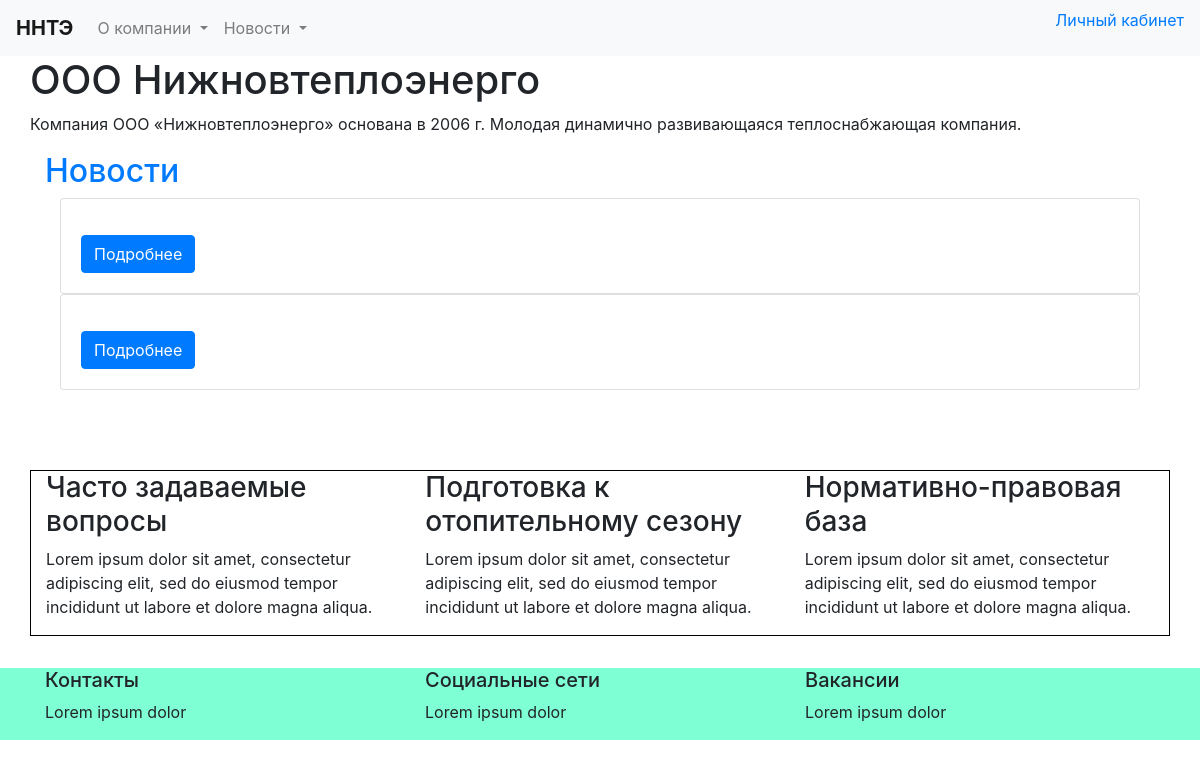
The app's page /, older data.
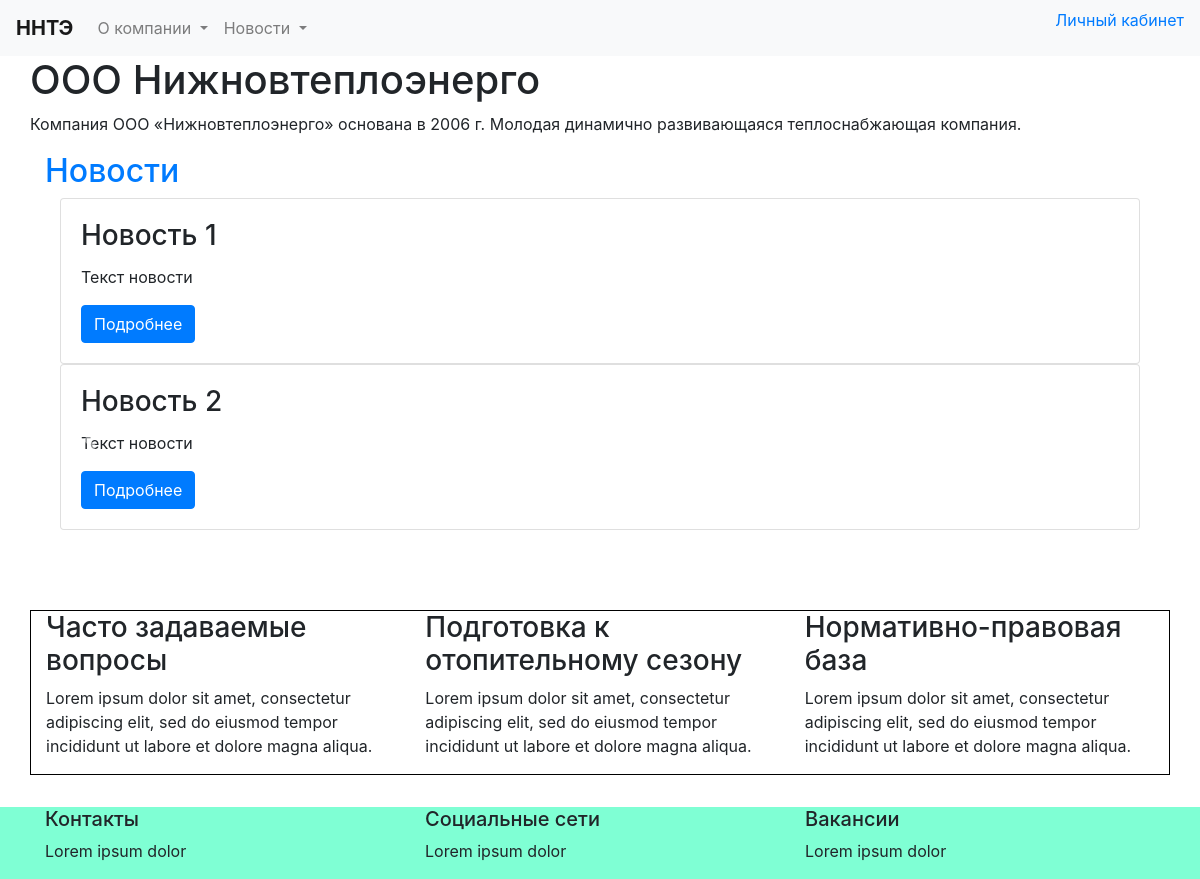
The same page, newer data.
### apps/models.py (models this page shows)
class Post(models.Model):
    class Meta:
        abstract = True
    title = models.CharField(max_length=64, verbose_name='Название', )
    text = models.CharField(verbose_name='Текст', max_length=500000, )
    published_at = models.DateTimeField(default=now, editable=True,
                                        verbose_name='Дата публиуации', )
    background = models.ImageField(null=True, blank=True, upload_to='background/',
                                   verbose_name='Фон', )

class New(Post):
    file = models.FileField(upload_to='news/', null=True, blank=True, verbose_name='Документ')
    image = models.ImageField(null=True, blank=True, upload_to='image/',
                              verbose_name='Изображение', )
    class Meta:
        verbose_name = 'Новость'
        verbose_name_plural = 'Новости'

### apps/views.py (the view)
# urls.py: path('', index, name='index'),
def index(request):
    template = 'index.html'
    list_news = []
    news_last = New.objects.all().order_by('-published_at')[:2]
    for new in news_last:
        object_new = {'id': new.id,
                      'title': new.title,
                      'text': new.text,
                      'image': new.image,
                      'file': new.file,
                      }
        list_news.append(object_new)
    return render(request, template, context={'list_news': list_news})

### apps/context_processors.py (called while the page is built, shortened)
def nav_sections(request):
    sections_nav = Section.objects.all()
    section_list = []
    return {"section_list": section_list}

### templates/index.html (shortened to what this page needs)
{% extends 'base.html' %}
{% block content %}
    <div class="container-fluid" id="nnte">
        <div class="container-fluid">
            <h1>ООО Нижновтеплоэнерго</h1>
            <p>Компания ООО «Нижновтеплоэнерго» основана в 2006 г. Молодая динамично развивающаяся
                теплоснабжающая компания.</p>
        </div>
    </div>
    <div class="container-fluid" id="maincontent">
                <div class="container" id="news">
                    <h2 id="news-header">
                        <a href={% url 'news' %}>Новости</a>
                    </h2>
                    <div class="container-fluid">
    <div id="carouselExampleIndicators" class="carousel slide" data-ride="carousel">
        <div class="carousel-inner">
            <div class="carousel-item active">
                {% for new in list_news %}
                            <div class="d-block w-100">
                                <div class="card">
                                    <div class="card-body">
                                        <h3 class="card-title">{{ new.title }}</h3>
                                        <p class="card-text">{{ new.text }}</p>
                                        <a href="{% url 'news' %}" class="btn btn-primary">Подробнее</a>
                                    </div>
                                </div>
                            </div>
                        {% endfor %}
            </div>
        </div>
    </div>
<a class="carousel-control-prev" href="#carouselExampleIndicators" role="button" data-slide="prev">
    <span class="carousel-control-prev-icon" aria-hidden="true"></span>
  </a>
  <a class="carousel-control-next" href="#carouselExampleIndicators" role="button" data-slide="next">
    <span class="carousel-control-next-icon" aria-hidden="true"></span>
  </a>
</div>
                </div>
            </div>
    <div class="container" id="sidecontent">
        <div class="row">
            <div class="col-sm-4">
                <h3>Часто задаваемые вопросы</h3>
                <p>Lorem ipsum dolor sit amet, consectetur adipiscing elit,
                    sed do eiusmod tempor incididunt ut labore et dolore magna aliqua.
                </p>
            </div>
            <div class="col-sm-4">
                <h3>Подготовка к отопительному сезону</h3>
                <p>Lorem ipsum dolor sit amet, consectetur adipiscing elit,
                    sed do eiusmod tempor incididunt ut labore et dolore magna aliqua.
                </p>
            </div>
            <div class="col-sm-4">
                <h3>Нормативно-правовая база</h3>
                <p>Lorem ipsum dolor sit amet, consectetur adipiscing elit,
                    sed do eiusmod tempor incididunt ut labore et dolore magna aliqua.
                </p>
            </div>
        </div>
    </div>
{% endblock %}

### templates/base.html (shortened to what this page needs)
<!DOCTYPE html>
{% load static %}
<html lang="ru">
<head>
    <link rel="stylesheet"
          href="https://stackpath.bootstrapcdn.com/bootstrap/4.4.1/css/bootstrap.min.css"
>
    <link rel="stylesheet" href={% static '/css/custom.css' %}>
</head>
<body>
{% block nav %}
    {% include 'nav.html' %}
{% endblock %}
{% block content %}
{% endblock %}
{% block footer %}
    {% include 'footer.html' %}
{% endblock %}
</body>
</html>

### templates/nav.html (shortened to what this page needs)
<header class="header">
    <nav class="navbar navbar-expand-lg navbar-light bg-light">
        <a class="navbar-brand" href={% url 'index' %}><strong>ННТЭ</strong></a>
        <div class="collapse navbar-collapse" id="navbarSupportedContent">
            <ul class="navbar-nav mr-auto">
                <li class="nav-item dropdown">
                    <a class="nav-link dropdown-toggle" href="#" id="aboutCompany" role="button"
                       data-toggle="dropdown" aria-haspopup="true" aria-expanded="false">
                        О компании
                    </a>
                </li>
                <li class="nav-item dropdown">
                    <a class="nav-link dropdown-toggle" href={%  url 'news' %} id="aboutCompany" role="button"
                       data-toggle="dropdown" aria-haspopup="true" aria-expanded="false">
                        Новости
                    </a>
                </li>
            </ul>
            <p class="cke_button">
                <a class="cke_button_label" href="#">Личный кабинет</a>
            </p>
        </div>
    </nav>
</header>

### templates/footer.html
<footer class="footer">
    <div class="container">
        <div class="row">
            <div class="col-sm-4">
                <h5>Контакты</h5>
                <p>Lorem ipsum dolor</p>
            </div>
            <div class="col-sm-4">
                <h5>Социальные сети</h5>
                <p>Lorem ipsum dolor</p>
            </div>
            <div class="col-sm-4">
                <h5>Вакансии</h5>
                <p>Lorem ipsum dolor</p>
            </div>
        </div>
    </div>
</footer>

### static/css/custom.css (style rules this page uses)
#sidecontent { margin-top: 5em; border: solid black 1px; }
.footer { margin-top: 2em; background-color: aquamarine; }

Row changes from the older to the newer data that the page shows:
now on this page (row edited): New: title "Новость 1", text "Текст новости"
now on this page (row edited): New: title "Новость 2", text "Текст новости"
Text that changed along with them:
new list line: "Подробнее"
list line gone: "Подробнее"
